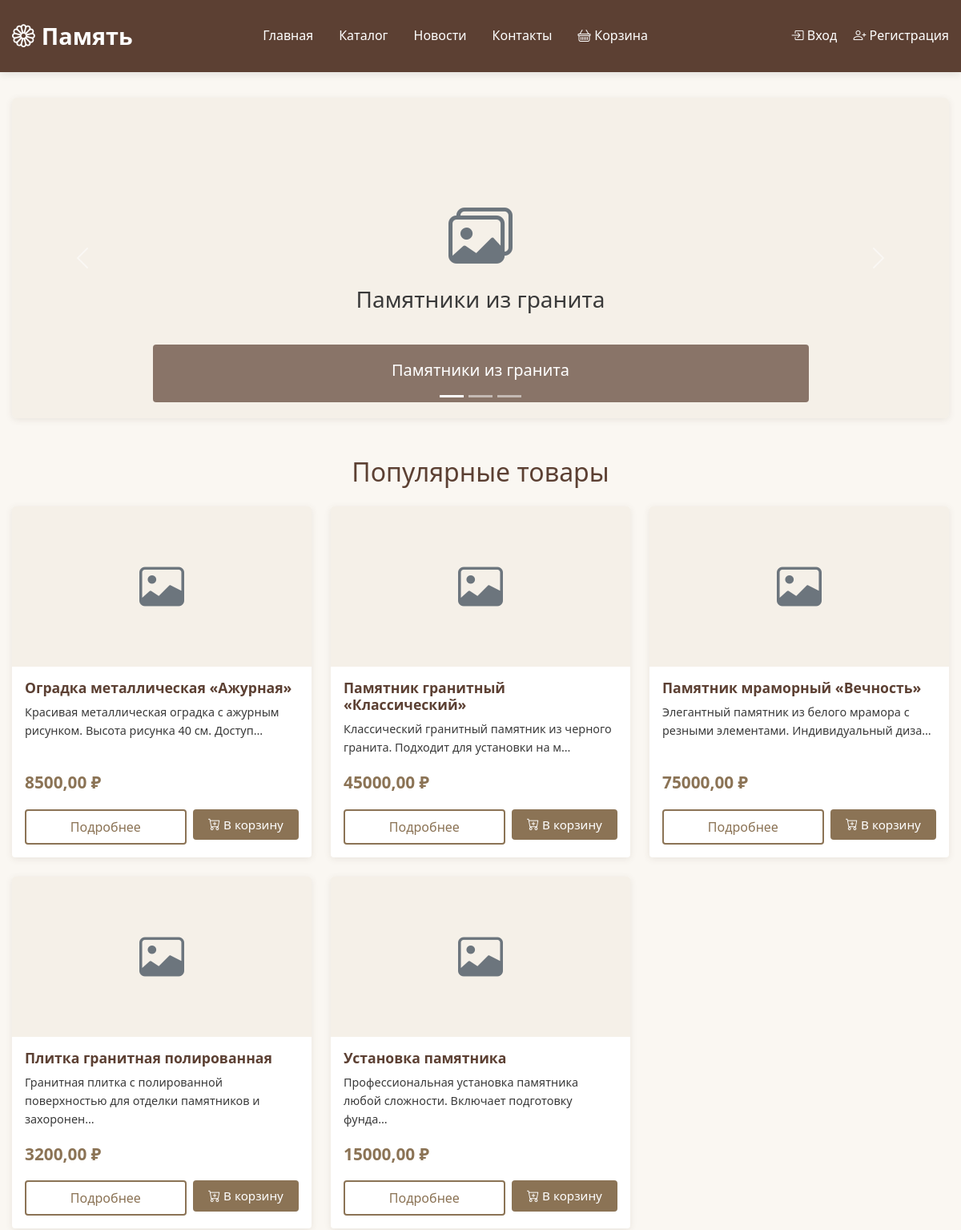
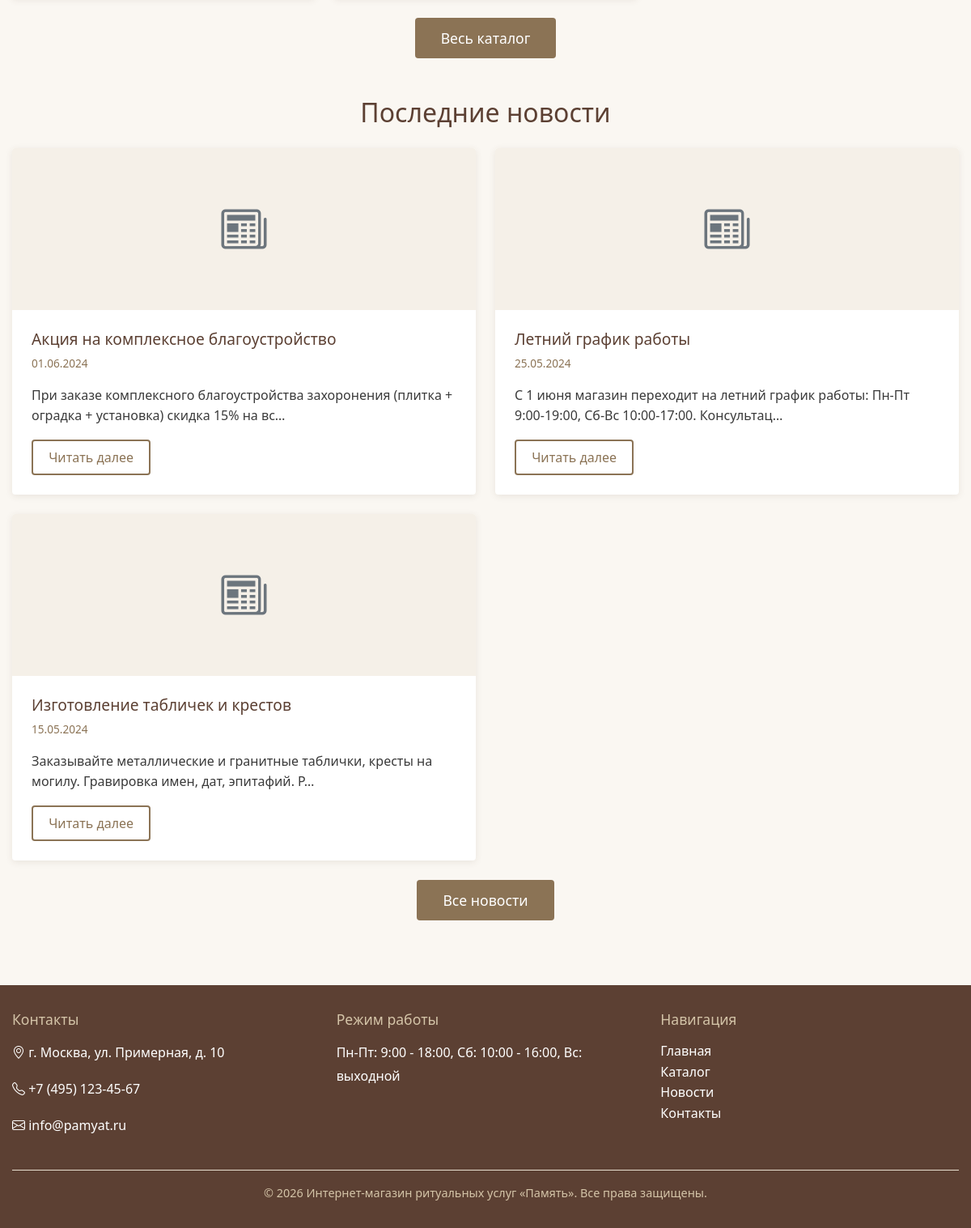
The page / on the database its author committed (2 pictures, top to bottom).
### apps/core/models.py (models this page shows, shortened)
class Slider(models.Model):
    title = models.CharField("Заголовок", max_length=255, blank=True)
    image = models.ImageField("Изображение", upload_to='slider/')
    order = models.IntegerField("Порядок отображения", default=0)
    is_active = models.BooleanField("Активен", default=True)
    class Meta:
        verbose_name = "Слайд"
        verbose_name_plural = "Слайдер"
        ordering = ['order']

class ContactInfo(models.Model):
    phone = models.CharField("Телефон", max_length=20)
    email = models.EmailField("Email")
    address = models.TextField("Адрес")
    work_hours = models.TextField("Режим работы")
    is_active = models.BooleanField("Активно", default=True)
    class Meta:
        verbose_name = "Контактная информация"
        verbose_name_plural = "Контактная информация"

### apps/goods/models.py (models this page shows, shortened)
class Product(models.Model):
    PRODUCT_TYPE_CHOICES = [
        ('product', 'Товар'),
        ('service', 'Услуга'),
    ]
    MATERIAL_CHOICES = [
        ('granite', 'Гранит'),
        ('marble', 'Мрамор'),
        ('limestone', 'Известняк'),
        ('composite', 'Композит'),
        ('other', 'Другое'),
    ]
    COATING_CHOICES = [
        ('polished', 'Полированная'),
        ('matte', 'Матовая'),
        ('brushed', 'Брашированная'),
        ('thermal', 'Термообработанная'),
        ('natural', 'Натуральная'),
    ]
    name = models.CharField("Название", max_length=255)
    slug = models.SlugField("URL", unique=True, blank=True)
    description = models.TextField("Описание")
    price = models.DecimalField("Цена (₽)", max_digits=10, decimal_places=2)
    image = models.ImageField("Изображение", upload_to='products/', blank=True, null=True)
    category = models.ForeignKey(Category, on_delete=models.CASCADE, related_name='products', verbose_name="Категория")
    product_type = models.CharField("Тип", max_length=10, choices=PRODUCT_TYPE_CHOICES, default='product')
    is_popular = models.BooleanField("Популярный", default=False)
    length_p = models.DecimalField("Длина (см)", max_digits=6, decimal_places=1, blank=True, null=True)
    width_p = models.DecimalField("Ширина (см)", max_digits=6, decimal_places=1, blank=True, null=True)
    thickness_p = models.DecimalField("Толщина (см)", max_digits=6, decimal_places=1, blank=True, null=True)
    material = models.CharField("Материал", max_length=20, choices=MATERIAL_CHOICES, blank=True, default='')
    tile_length = models.DecimalField("Длина плитки (см)", max_digits=6, decimal_places=1, blank=True, null=True)
    tile_width = models.DecimalField("Ширина плитки (см)", max_digits=6, decimal_places=1, blank=True, null=True)
    tile_thickness = models.DecimalField("Толщина (мм)", max_digits=4, decimal_places=1, blank=True, null=True)
    coating_type = models.CharField("Тип покрытия", max_length=30, choices=COATING_CHOICES, blank=True, default='')
    quantity_per_pack = models.PositiveIntegerField("Количество в упаковке (шт)", blank=True, null=True)
    fence_pattern_height = models.DecimalField("Высота рисунка (см)", max_digits=6, decimal_places=1, blank=True, null=True)
    service_duration = models.PositiveIntegerField("Срок выполнения (дни)", blank=True, null=True)
    service_notes = models.TextField("Особенности услуги", blank=True, default='')
    created_at = models.DateTimeField("Дата создания", auto_now_add=True, null=True)
    updated_at = models.DateTimeField("Дата обновления", auto_now=True, null=True)
    class Meta:
        verbose_name = "Товар/Услуга"
        verbose_name_plural = "Товары и услуги"
        ordering = ['name']

### apps/news/models.py (models this page shows, shortened)
class News(models.Model):
    title = models.CharField("Заголовок", max_length=255)
    content = models.TextField("Текст новости")
    created_at = models.DateTimeField("Дата публикации", auto_now_add=True)
    image = models.ImageField("Изображение", upload_to='news/', blank=True, null=True)
    class Meta:
        verbose_name = "Новость"
        verbose_name_plural = "Новости"
        ordering = ['-created_at']

### apps/core/views.py (the view)
# urls.py: path('', views.index, name='index'),
def index(request):
    sliders = Slider.objects.filter(is_active=True).order_by('order')
    popular_products = Product.objects.filter(is_popular=True)[:6]
    latest_news = News.objects.all().order_by('-created_at')[:3]
    context = {
        'sliders': sliders,
        'popular_products': popular_products,
        'latest_news': latest_news,
    }
    return render(request, 'index.html', context)

### apps/core/context_processors.py (called while the page is built)
def get_contact_info():
    return ContactInfo.objects.filter(is_active=True).first()

def get_cart_count(request):
    if request.user.is_authenticated:
        cart = Cart.objects.filter(user=request.user).first()
        if cart:
            return cart.get_total_items()
    else:
        session_key = request.session.session_key
        if session_key:
            cart = Cart.objects.filter(session_key=session_key).first()
            if cart:
                return cart.get_total_items()
    return 0

def contact_info(request):
    return {
        'contact_info': get_contact_info(),
        'cart_count': get_cart_count(request),
    }

### templates/index.html (shortened to what this page needs)
{% extends 'base.html' %}
{% block content %}
{% if sliders %}
<div id="mainSlider" class="carousel slide mb-5" data-bs-ride="carousel">
    <div class="carousel-indicators">
        {% for slider in sliders %}
        <button type="button" data-bs-target="#mainSlider" data-bs-slide-to="{{ forloop.counter0 }}"
                class="{% if forloop.first %}active{% endif %}"
                aria-current="{% if forloop.first %}true{% endif %}"
                aria-label="Slide {{ forloop.counter }}"></button>
        {% endfor %}
    </div>
    <div class="carousel-inner rounded shadow-memory">
        {% for slider in sliders %}
        <div class="carousel-item {% if forloop.first %}active{% endif %}">
            {% if slider.image %}
                <img src="{{ slider.image.url }}" class="d-block w-100" alt="{{ slider.title }}" style="height: 400px; object-fit: cover;">
            {% else %}
                <div class="d-block w-100 bg-beige d-flex align-items-center justify-content-center" style="height: 400px;">
                    <div class="text-center">
                        <i class="bi bi-images display-1 text-muted-memory"></i>
                        <h3 class="mt-3">{{ slider.title|default:"Слайд" }}</h3>
                    </div>
                </div>
            {% endif %}
            {% if slider.title %}
            <div class="carousel-caption d-none d-md-block" style="background-color: rgba(92, 64, 51, 0.7); border-radius: 4px;">
                <h5>{{ slider.title }}</h5>
            </div>
            {% endif %}
        </div>
        {% endfor %}
    </div>
    <button class="carousel-control-prev" type="button" data-bs-target="#mainSlider" data-bs-slide="prev">
        <span class="carousel-control-prev-icon" aria-hidden="true"></span>
    </button>
    <button class="carousel-control-next" type="button" data-bs-target="#mainSlider" data-bs-slide="next">
        <span class="carousel-control-next-icon" aria-hidden="true"></span>
    </button>
</div>
{% endif %}
<section class="mb-5">
    <h2 class="page-title">Популярные товары</h2>
    {% if popular_products %}
    <div class="row row-cols-1 row-cols-md-2 row-cols-lg-3 g-4">
        {% for product in popular_products %}
        <div class="col">
            <div class="product-card">
                {% if product.image %}
                    <img src="{{ product.image.url }}" alt="{{ product.name }}">
                {% else %}
                    <div class="bg-beige d-flex align-items-center justify-content-center" style="height: 200px;">
                        <i class="bi bi-image display-4 text-muted-memory"></i>
                    </div>
                {% endif %}
                <div class="product-card-body">
                    <h3 class="product-card-title">
                        <a href="{% url 'goods:product_detail' product.slug %}">{{ product.name }}</a>
                    </h3>
                    <p class="product-card-description">
                        {{ product.description|truncatechars:80 }}
                    </p>
                    <p class="product-card-price">{{ product.price }} ₽</p>
                    <div class="product-card-actions">
                        <a href="{% url 'goods:product_detail' product.slug %}" class="btn btn-memory-outline flex-fill">Подробнее</a>
                        <form action="{% url 'cart:cart_add' product.id %}" method="post" style="display: inline;">
                            <button type="submit" class="btn btn-memory flex-fill">
                                <i class="bi bi-cart-plus"></i> В корзину
                            </button>
                        </form>
                    </div>
                </div>
            </div>
        </div>
        {% endfor %}
    </div>
    <div class="text-center mt-4">
        <a href="{% url 'goods:catalog' %}" class="btn btn-memory btn-lg-memory">Весь каталог</a>
    </div>
    {% else %}
    <div class="no-data-message">
        <i class="bi bi-box display-4 mb-3"></i>
        <p>Популярные товары пока не добавлены.</p>
        <a href="{% url 'goods:catalog' %}" class="btn btn-memory mt-3">Перейти в каталог</a>
    </div>
    {% endif %}
</section>
<section class="mb-5">
    <h2 class="page-title">Последние новости</h2>
    {% if latest_news %}
    <div class="row row-cols-1 row-cols-md-2 g-4">
        {% for news_item in latest_news %}
        <div class="col">
            <div class="news-card">
                {% if news_item.image %}
                    <img src="{{ news_item.image.url }}" alt="{{ news_item.title }}">
                {% else %}
                    <div class="bg-beige d-flex align-items-center justify-content-center" style="height: 200px;">
                        <i class="bi bi-newspaper display-4 text-muted-memory"></i>
                    </div>
                {% endif %}
                <div class="news-card-body">
                    <h3 class="news-card-title">{{ news_item.title }}</h3>
                    <p class="news-card-date">{{ news_item.created_at|date:"d.m.Y" }}</p>
                    <p class="news-card-text">{{ news_item.content|truncatechars:100 }}</p>
                    <a href="{% url 'news:news_detail' news_item.pk %}" class="btn btn-memory-outline">Читать далее</a>
                </div>
            </div>
        </div>
        {% endfor %}
    </div>
    <div class="text-center mt-4">
        <a href="{% url 'news:news_list' %}" class="btn btn-memory btn-lg-memory">Все новости</a>
    </div>
    {% else %}
    <div class="no-data-message">
        <i class="bi bi-newspaper display-4 mb-3"></i>
        <p>Новости пока не добавлены.</p>
    </div>
    {% endif %}
</section>
{% endblock %}

### templates/base.html (shortened to what this page needs)
<!DOCTYPE html>
<html lang="ru">
<head>
    <link href="https://cdn.jsdelivr.net/npm/bootstrap@5.3.2/dist/css/bootstrap.min.css" rel="stylesheet">
    <link href="https://cdn.jsdelivr.net/npm/bootstrap-icons@1.11.1/font/bootstrap-icons.css" rel="stylesheet">
    {% load static %}
    <link href="{% static 'css/styles.css' %}" rel="stylesheet">
</head>
<body>
    <header class="site-header">
        <div class="container-custom">
            <div class="header-content">
                <a href="{% url 'core:index' %}" class="logo">
                    <i class="bi bi-flower1"></i>
                    <span>Память</span>
                </a>
                <nav class="navbar navbar-expand-lg main-nav">
                    <div class="container-fluid p-0">
                        <div class="collapse navbar-collapse" id="mainMenu">
                            <ul class="navbar-nav mx-auto mb-2 mb-lg-0">
                                <li class="nav-item">
                                    <a class="nav-link" href="{% url 'core:index' %}">Главная</a>
                                </li>
                                <li class="nav-item">
                                    <a class="nav-link" href="{% url 'goods:catalog' %}">Каталог</a>
                                </li>
                                <li class="nav-item">
                                    <a class="nav-link" href="{% url 'news:news_list' %}">Новости</a>
                                </li>
                                <li class="nav-item">
                                    <a class="nav-link" href="{% url 'core:contacts' %}">Контакты</a>
                                </li>
                                <li class="nav-item">
                                    <a class="nav-link cart-icon-header" href="{% url 'cart:cart_detail' %}">
                                        <i class="bi bi-basket"></i>
                                        Корзина
                                    </a>
                                </li>
                            </ul>
                        </div>
                    </div>
                </nav>
                <div class="auth-links">
                    {% if user.is_authenticated %}
                        <a href="{% url 'users:profile' %}">
                            <i class="bi bi-person-circle"></i>
                            {{ user.username }}
                        </a>
                        <form action="{% url 'logout' %}" method="post" style="display: inline;">
                            {% csrf_token %}
                            <button type="submit" class="btn btn-link text-white p-0" style="text-decoration: none;">
                                <i class="bi bi-box-arrow-right"></i> Выход
                            </button>
                        </form>
                    {% else %}
                        <a href="{% url 'login' %}">
                            <i class="bi bi-box-arrow-in-right"></i> Вход
                        </a>
                        <a href="{% url 'users:register' %}">
                            <i class="bi bi-person-plus"></i> Регистрация
                        </a>
                    {% endif %}
                </div>
            </div>
        </div>
    </header>
    <main class="main-content">
        <div class="container-custom">
            {% block content %}{% endblock %}
        </div>
    </main>
    <footer class="site-footer">
        <div class="container-custom">
            <div class="footer-content">
                <div class="footer-section">
                    <h5>Контакты</h5>
                    {% if contact_info %}
                        <address>
                            <p><i class="bi bi-geo-alt"></i> {{ contact_info.address }}</p>
                            <p><i class="bi bi-telephone"></i> <a href="tel:{{ contact_info.phone }}">{{ contact_info.phone }}</a></p>
                            <p><i class="bi bi-envelope"></i> <a href="mailto:{{ contact_info.email }}">{{ contact_info.email }}</a></p>
                        </address>
                    {% else %}
                        <p>Контактная информация загружается...</p>
                    {% endif %}
                </div>
                <div class="footer-section">
                    <h5>Режим работы</h5>
                    {% if contact_info %}
                        <p>{{ contact_info.work_hours|linebreaksbr }}</p>
                    {% else %}
                        <p>Информация о режиме работы</p>
                    {% endif %}
                </div>
                <div class="footer-section">
                    <h5>Навигация</h5>
                    <ul class="list-unstyled">
                        <li><a href="{% url 'core:index' %}">Главная</a></li>
                        <li><a href="{% url 'goods:catalog' %}">Каталог</a></li>
                        <li><a href="{% url 'news:news_list' %}">Новости</a></li>
                        <li><a href="{% url 'core:contacts' %}">Контакты</a></li>
                    </ul>
                </div>
            </div>
            <div class="copyright">
                <p>&copy; {% now "Y" %} Интернет-магазин ритуальных услуг «Память». Все права защищены.</p>
            </div>
        </div>
    </footer>
</body>
</html>

### rows shown on the page
Slider: title "Памятники из гранита"
Product: name "Оградка металлическая «Ажурная»", description "Красивая металлическая оградка с ажурным рисунком. Высота рисунка 40 см. Доступ…", price "8500,00"
Product: name "Памятник гранитный «Классический»", description "Классический гранитный памятник из черного гранита. Подходит для установки на м…", price "45000,00"
Product: name "Памятник мраморный «Вечность»", description "Элегантный памятник из белого мрамора с резными элементами. Индивидуальный диза…", price "75000,00"
Product: name "Плитка гранитная полированная", description "Гранитная плитка с полированной поверхностью для отделки памятников и захоронен…", price "3200,00"
Product: name "Установка памятника", description "Профессиональная установка памятника любой сложности. Включает подготовку фунда…", price "15000,00"
News: title "Акция на комплексное благоустройство", created_at "01.06.2024", content "При заказе комплексного благоустройства захоронения (плитка + оградка + установка) скидка 15% на вс…"
News: title "Летний график работы", created_at "25.05.2024", content "С 1 июня магазин переходит на летний график работы: Пн-Пт 9:00-19:00, Сб-Вс 10:00-17:00. Консультац…"
News: title "Изготовление табличек и крестов", created_at "15.05.2024", content "Заказывайте металлические и гранитные таблички, кресты на могилу. Гравировка имен, дат, эпитафий. Р…"
ContactInfo: address "г. Москва, ул. Примерная, д. 10", phone "+7 (495) 123-45-67", email "info@pamyat.ru", work_hours "Пн-Пт: 9:00 - 18:00, Сб: 10:00 - 16:00, Вс: выходной"
